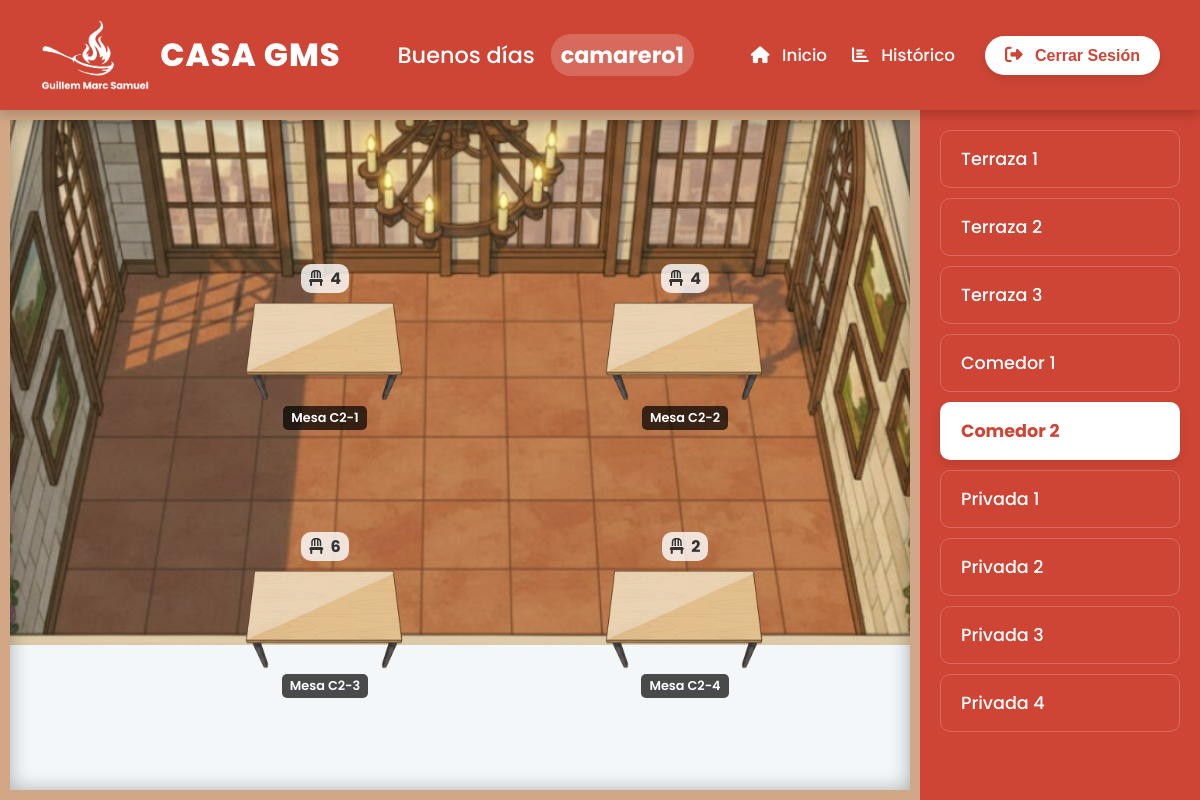
The app's page /PHP/PUBLIC/SALAS/comedor2.php (signed in) with its own data.
### tables this page shows
CREATE TABLE IF NOT EXISTS mesas (
    id INT AUTO_INCREMENT PRIMARY KEY,
    id_sala INT NOT NULL,
    nombre VARCHAR(20) NOT NULL,
    sillas INT NOT NULL,
    estado INT DEFAULT 1,   
    asignado_por INT NULL,  
    FOREIGN KEY (id_sala) REFERENCES salas(id) ON DELETE CASCADE,
    FOREIGN KEY (asignado_por) REFERENCES users(id) ON DELETE SET NULL
);

CREATE TABLE IF NOT EXISTS salas (
    id INT AUTO_INCREMENT PRIMARY KEY,
    nombre VARCHAR(100) NOT NULL,
    descripcion VARCHAR(255) NULL,
    num_mesas INT DEFAULT 0
);

### PHP/PUBLIC/SALAS/comedor2.php (the view, shortened to what this page needs)
<?php
require_once '../../CONEXION/conexion.php';
require_once '../header.php';
$id_sala_actual = 5;
try {
    $stmt_salas = $conn->query("SELECT id, nombre FROM salas");
    $salas = $stmt_salas->fetchAll(PDO::FETCH_ASSOC);
} catch (PDOException $e) {
    die("Error al cargar las salas: " . $e->getMessage());
}
try {
    $sql = "
        SELECT
            m.id AS mesa_id,
            m.nombre AS mesa_nombre,
            m.sillas AS mesa_sillas,
            m.estado AS mesa_estado,
            m.asignado_por AS camarero_id,
            u.username AS camarero_username
        FROM
            mesas m
        LEFT JOIN
            users u ON m.asignado_por = u.id
        WHERE
            m.id_sala = :id_sala_actual
    ";
    $stmt_mesas = $conn->prepare($sql);
    $stmt_mesas->execute(['id_sala_actual' => $id_sala_actual]);
    $mesas = $stmt_mesas->fetchAll(PDO::FETCH_ASSOC);
} catch (PDOException $e) {
    die("Error al cargar las mesas: " . $e->getMessage());
}
?>
<!DOCTYPE html>
<html lang="es">
<head>
    <link rel="stylesheet" href="https://cdnjs.cloudflare.com/ajax/libs/font-awesome/6.5.1/css/all.min.css">
    <link rel="stylesheet" href="../../../css/panel_principal.css">
    <link rel="stylesheet" href="../../../css/salas_general.css">
    <link rel="stylesheet" href="../../../css/comedor2.css">
</head>
<body>
    <div class="sala-container">
        <main class="sala-layout comedor2">
            <?php foreach ($mesas as $mesa): ?>
                <?php $estado_clase = ($mesa['mesa_estado'] == 2) ? 'ocupada' : 'libre'; ?>
                <div
                    class="mesa <?php echo $estado_clase; ?>"
                    id="mesa-<?php echo $mesa['mesa_id']; ?>"
                    data-mesa-id="<?php echo $mesa['mesa_id']; ?>"
                >
                    <img src="../../../img/mesa2.png" alt="Mesa" class="mesa-img">
                    <div class="mesa-sillas">
                        <i class="fa-solid fa-chair"></i> <?php echo $mesa['mesa_sillas']; ?>
                    </div>
                    <span class="mesa-label"><?php echo htmlspecialchars($mesa['mesa_nombre']); ?></span>
                </div>
            <?php endforeach; ?>
        </main>
        <aside class="salas-navigation">
            <?php foreach ($salas as $sala): ?>
                <?php
                    $clase_activa = ($sala['id'] == $id_sala_actual) ? 'active' : '';
                    $url = strtolower(str_replace(' ', '', $sala['nombre'])) . ".php";
                ?>
                <a href="<?php echo $url; ?>" class="sala-nav-link <?php echo $clase_activa; ?>">
                    <?php echo htmlspecialchars($sala['nombre']); ?>
                </a>
            <?php endforeach; ?>
        </aside>
    </div>
</body>
</html>

### css/panel_principal.css (style rules this page uses)
* { margin: 0; padding: 0; box-sizing: border-box; }
html, body { height: 100%; font-family: 'Poppins', sans-serif; color: #333; background-color: #f4f7f9; background-image: url('../img/fondo_panel_principal.png'); background-size: cover; background-attachment: fixed; background-position: center 50%; }

### css/salas_general.css (style rules this page uses)
body { overflow: hidden; }
.sala-container { display: flex; height: calc(100vh - 110px); position: relative; font-family: 'Poppins', sans-serif; }
.salas-navigation { width: 280px; background-color: #ce4535; padding: 20px; overflow-y: auto; box-shadow: -5px 0 15px rgba(0,0,0,0.1); display: flex; flex-direction: column; gap: 10px; }
.sala-nav-link { display: block; text-decoration: none; color: white; font-size: 1.1rem; font-weight: 500; padding: 15px 20px; border-radius: 10px; transition: background-color 0.2s ease; border: 1px solid rgba(255, 255, 255, 0.2); }
.sala-nav-link.active { background-color: white; color: #ce4535; font-weight: 700; box-shadow: 0 4px 10px rgba(0,0,0,0.1); }
.sala-layout { flex-grow: 1; position: relative; background-size: cover; background-position: center; background-repeat: no-repeat; border: 10px solid #d1a785; box-shadow: inset 0 0 20px rgba(0,0,0,0.3); }
.mesa { position: absolute; cursor: pointer; transition: transform 0.2s ease; padding: 10px; border-radius: 10px; user-select: none; display: flex; flex-direction: column; align-items: center; gap: 5px; }
.mesa-img { width: 160px; height: auto; transition: filter 0.2s ease; }
.mesa-label { background-color: rgba(0, 0, 0, 0.7); color: white; font-size: 0.8rem; font-weight: 600; padding: 3px 8px; border-radius: 5px; white-space: nowrap; }
.mesa-sillas { font-size: 1rem; font-weight: 700; color: #333; background-color: rgba(255, 255, 255, 0.8); padding: 2px 8px; border-radius: 10px; order: -1; }
.mesa-sillas i { margin-right: 4px; }

### css/comedor2.css (style rules this page uses)
.sala-layout.comedor2 { background-image: url('../img/comedor2.png'); background-position: center -145px; }
#mesa-17 { top: 20%; left: 25%; }
#mesa-18 { top: 20%; left: 65%; }
#mesa-19 { top: 60%; left: 25%; }
#mesa-20 { top: 60%; left: 65%; }

### records on screen
mesas: sillas "4", nombre "Mesa C2-1"
mesas: sillas "4", nombre "Mesa C2-2"
mesas: sillas "6", nombre "Mesa C2-3"
mesas: sillas "2", nombre "Mesa C2-4"
salas: nombre "Terraza 1"
salas: nombre "Terraza 2"
salas: nombre "Terraza 3"
salas: nombre "Comedor 1"
salas: nombre "Comedor 2"
salas: nombre "Privada 1"
salas: nombre "Privada 2"
salas: nombre "Privada 3"
salas: nombre "Privada 4"

### other values on screen
$saludo "Buenos días"
$username "camarero1"
